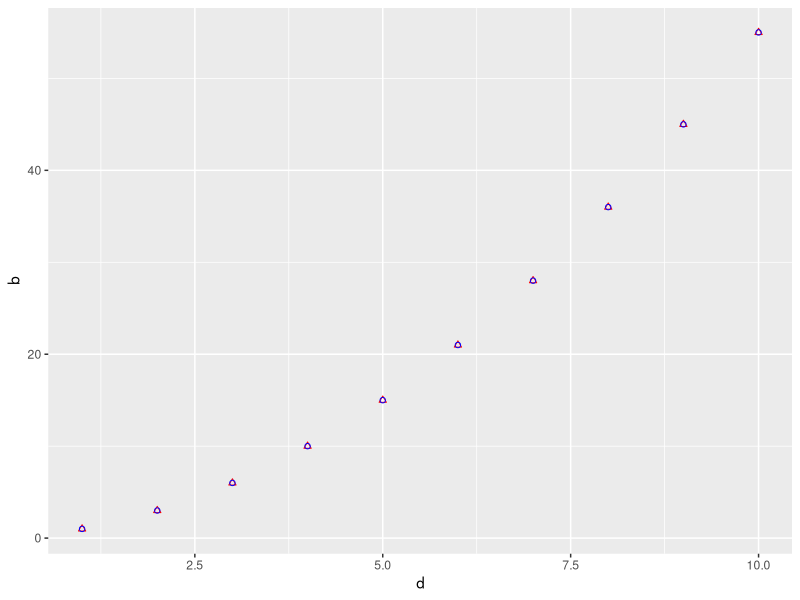

The R script that drew this image: (Note: this script raises an error after producing the figure.)

library(ggplot2)

f<- function(n){y= (0.5)*n^2 + (.5)*n ; return(y)}

b<- c(1,3,6,10,15,21,28,36,45,55)
n<- seq(1:10)
y<- f(n)
df<- as.data.frame(cbind(n,b,y))



ggplot(df, aes(x = d, y = b)) +
  geom_point(aes(x= n, y= y), shape = 2, color= 'red') +
  geom_point(aes(x= n, y= b), shape = 1, color = "blue")
  geom_smooth(aes(x= n, y= y), color= "red")+
  geom_smooth(aes(x= n, y= b), color = "blue")

lm(b ~ poly(n, 2, raw = TRUE))

  poly(n, 2, raw= TRUE)
  